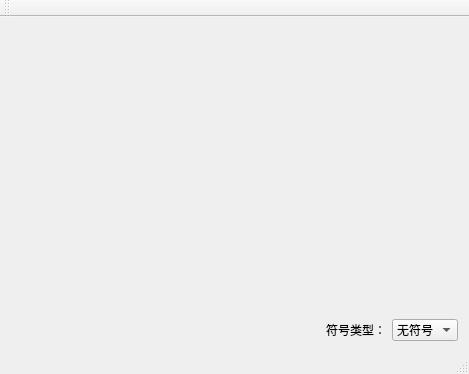
<?xml version="1.0" encoding="UTF-8"?>
<ui version="4.0">
 <class>MainWindow</class>
 <widget class="QMainWindow" name="MainWindow">
  <property name="geometry">
   <rect>
    <x>0</x>
    <y>0</y>
    <width>469</width>
    <height>374</height>
   </rect>
  </property>
  <property name="windowTitle">
   <string>MainWindow</string>
  </property>
  <widget class="QWidget" name="centralWidget">
   <layout class="QVBoxLayout" name="verticalLayout">
    <item>
     <layout class="QHBoxLayout" name="horizontalLayout_2">
      <item>
       <widget class="QEXTNumberLed" name="lcdNumber1" native="true">
        <property name="sizePolicy">
         <sizepolicy hsizetype="Preferred" vsizetype="Expanding">
          <horstretch>0</horstretch>
          <verstretch>0</verstretch>
         </sizepolicy>
        </property>
       </widget>
      </item>
      <item>
       <spacer name="horizontalSpacer">
        <property name="orientation">
         <enum>Qt::Horizontal</enum>
        </property>
        <property name="sizeType">
         <enum>QSizePolicy::Fixed</enum>
        </property>
        <property name="sizeHint" stdset="0">
         <size>
          <width>100</width>
          <height>20</height>
         </size>
        </property>
       </spacer>
      </item>
      <item>
       <widget class="QEXTNumberLed" name="lcdNumber2" native="true">
        <property name="sizePolicy">
         <sizepolicy hsizetype="Preferred" vsizetype="Expanding">
          <horstretch>0</horstretch>
          <verstretch>0</verstretch>
         </sizepolicy>
        </property>
       </widget>
      </item>
     </layout>
    </item>
    <item>
     <layout class="QHBoxLayout" name="horizontalLayout">
      <item>
       <spacer name="horizontalSpacer_2">
        <property name="orientation">
         <enum>Qt::Horizontal</enum>
        </property>
        <property name="sizeHint" stdset="0">
         <size>
          <width>40</width>
          <height>20</height>
         </size>
        </property>
       </spacer>
      </item>
      <item>
       <widget class="QLabel" name="label">
        <property name="text">
         <string>符号类型：</string>
        </property>
       </widget>
      </item>
      <item>
       <widget class="QComboBox" name="comboBox">
        <item>
         <property name="text">
          <string>无符号</string>
         </property>
        </item>
        <item>
         <property name="text">
          <string>点</string>
         </property>
        </item>
        <item>
         <property name="text">
          <string>冒号</string>
         </property>
        </item>
        <item>
         <property name="text">
          <string>划线</string>
         </property>
        </item>
       </widget>
      </item>
     </layout>
    </item>
   </layout>
  </widget>
  <widget class="QMenuBar" name="menuBar">
   <property name="geometry">
    <rect>
     <x>0</x>
     <y>0</y>
     <width>469</width>
     <height>23</height>
    </rect>
   </property>
  </widget>
  <widget class="QToolBar" name="mainToolBar">
   <attribute name="toolBarArea">
    <enum>TopToolBarArea</enum>
   </attribute>
   <attribute name="toolBarBreak">
    <bool>false</bool>
   </attribute>
  </widget>
  <widget class="QStatusBar" name="statusBar"/>
 </widget>
 <layoutdefault spacing="6" margin="11"/>
 <customwidgets>
  <customwidget>
   <class>QEXTNumberLed</class>
   <extends>QWidget</extends>
   <header location="global">qextNumberLed.h</header>
   <container>1</container>
  </customwidget>
 </customwidgets>
 <resources/>
 <connections/>
</ui>
